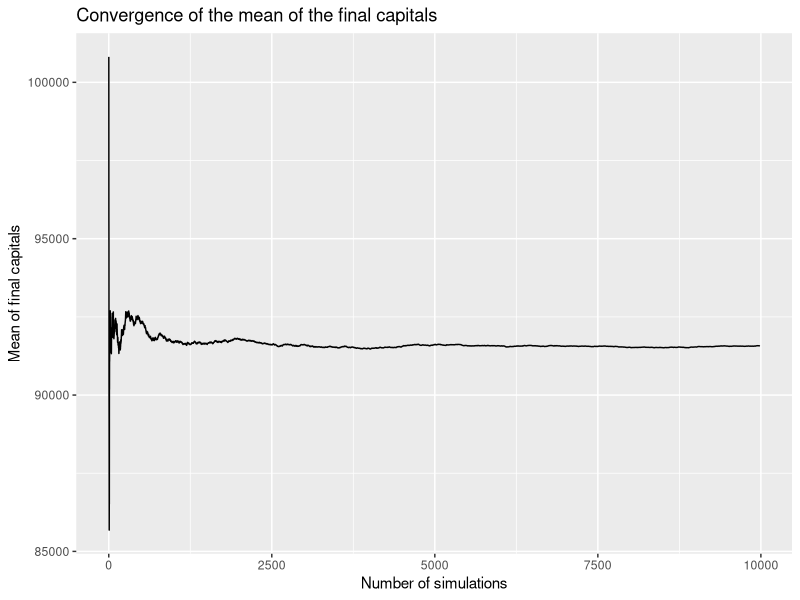
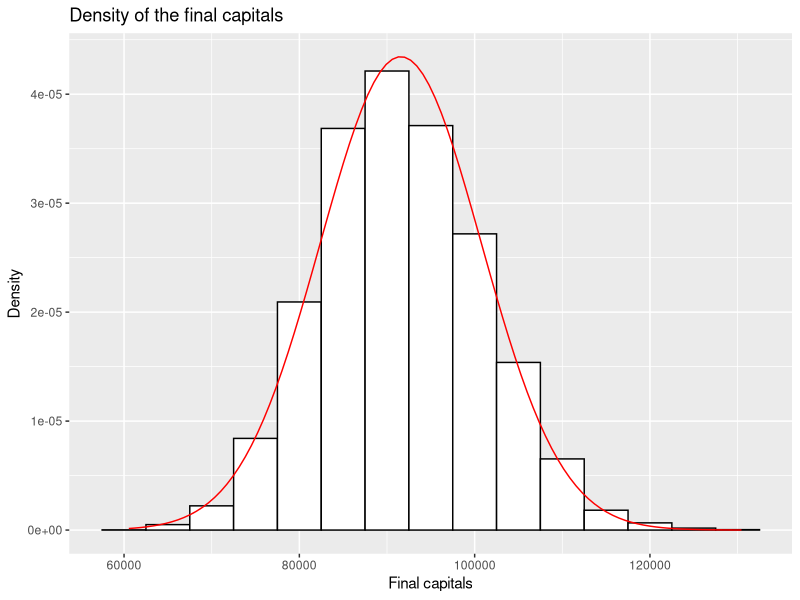

These charts were generated, in order, by the following R code:
## ---- chunk 1
knitr::opts_chunk$set(echo = TRUE, fig.fullwidth=TRUE, fig.height=3)
library(ggplot2)
library(cowplot)
## ---- chunk 2
inverse.claim <- function(x) {
  return(max((100 / (1 - x)^(1 / 2.5)), 0))
}
## ---- chunk 3
simulate_one_insurance <- function(c0, n0, a, tl, lambda, mu, nu) {
  # Initialize variables
  t <- 0
  n <- n0
  c <- c0
  # Update capital with annuity payments
  dt <- rexp(1, lambda * n + mu * n + nu)
  t <- t + dt
  while (t < tl) {
    # Update the capital with the proportional part of the payments
    c <- c + n * a * dt
    # Decide the type of event
    u <- runif(1)
    if (u < lambda * n / (lambda * n + mu * n + nu)) {
      # Claim event
      claim_amount <- inverse.claim(runif(1))
      c <- c - claim_amount
    } else if (u < (lambda * n + mu * n) / (lambda * n + mu * n + nu)) {
      # Departure event
      n <- max(n - 1, 0)
    } else {
      # Enrollment event
      n <- n + 1
    }
    # Stop if capital becomes negative
    if (c < 0) break
    # Time of next event
    dt <- rexp(1, lambda * n + mu * n + nu)
    t <- t + dt
  }
  return(c)
}
## ---- chunk 4
simulate_insurance <- function(c0, n0, a, tl, lambda, mu, nu, MC) {
  final_capitals <- vector("numeric", MC)
  # Simulate MC paths
  final_capitals <- replicate(MC, simulate_one_insurance(c0, n0, a, tl, lambda, mu, nu))
  # Compute and return outputs
  fraction <- sum(final_capitals > 0) / MC
  pos_fc <- final_capitals[final_capitals > 0]
  mean_final_capitals <- mean(pos_fc)
  sd_final_capitals <- sd(pos_fc)
  p1 <- ggplot() + 
        geom_line(mapping= aes(x = 1:length(pos_fc), 
                               y = cumsum(pos_fc)/(1:length(pos_fc)))) +
        labs(x = "Number of simulations", y = "Mean of final capitals",
               title = "Convergence of the mean of the final capitals")
  plot(p1)
  p2 <- ggplot() + 
        geom_histogram(mapping= aes(x = pos_fc, y=after_stat(density)),
                       binwidth=5000, color = "black", fill = "white") + 
        stat_function(fun=dnorm, args=list(mean=mean_final_capitals, sd = sd_final_capitals), 
                      color = "red") +
        labs(x = "Final capitals", y = "Density", 
               title = "Density of the final capitals")
  plot(p2)
  return(list(fraction = fraction, mean_final_capital = mean_final_capitals,
              sd_final_capital = sd_final_capitals))
}
## ---- chunk 5
set.seed(42)
res <- simulate_insurance(c0 = 1000, n0 = 100, a = 100, tl = 100, 
                          lambda = 0.1, mu = 0.1, nu = 0.1, MC = 10000)
res
